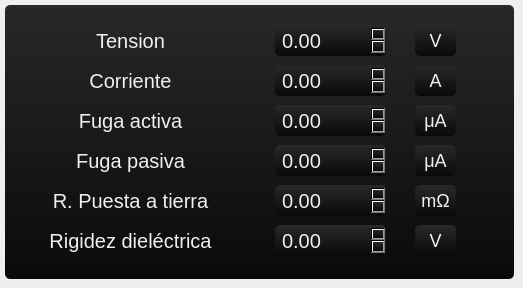
    <widget class="QWidget" name="tab_2">
     <attribute name="title">
      <string> Correcciones </string>
     </attribute>
     <widget class="QFrame" name="frameUnaVez_2">
      <property name="enabled">
       <bool>true</bool>
      </property>
      <property name="geometry">
       <rect>
        <x>5</x>
        <y>5</y>
        <width>509</width>
        <height>274</height>
       </rect>
      </property>
      <property name="styleSheet">
       <string notr="true">/*
Dark Console Style Sheet for QT Applications
Author: Jaime A. Quiroga P.
Company: GTRONICK
Last updated: 24/05/2018, 17:12.
Available at: https://github.com/GTRONICK/QSS/blob/master/ConsoleStyle.qss
*/
QWidget {
background-color: qlineargradient(spread:repeat, x1:1, y1:0, x2:1, y2:1, stop:0 rgba(40, 40, 40, 255),stop:1 rgba(10, 10, 10, 255));
	color: rgb(240, 240, 240);
	border-color: rgb(160, 160, 160);
	font: 20px;
	border-radius:5px;
	border-width:2px;
}

QPlainTextEdit {
	background-color:rgb(0, 0, 0);
	color: rgb(200, 200, 200);
	selection-background-color: rgb(255, 153, 0);
	selection-color: rgb(0, 0, 0);
}

QTabWidget::pane {
    	border-top: 1px solid #000000;
}

QTabBar::tab {
 	background-color:rgb(0, 0, 0);
 	border-style: outset;
	border-width: 1px;
	border-right-color: qlineargradient(spread:pad, x1:0.4, y1:0.5, x2:0.6, y2:0.5, stop:0 rgba(115, 115, 115, 255), stop:1 rgba(62, 62, 62, 255));
	border-left-color: qlineargradient(spread:pad, x1:0.6, y1:0.5, x2:0.4, y2:0.5, stop:0 rgba(115, 115, 115, 255), stop:1 rgba(62, 62, 62, 255));
  border-bottom-color: rgb(58, 58, 58);
	border-bottom-width: 1px;
	border-top-width: 0px;
	border-style: solid;
	color: rgb(255, 153, 0);
	padding: 4px;
}

QTabBar::tab:selected, QTabBar::tab:hover {
   color: rgb(255, 255, 255);
   background-color:rgb(0, 0, 0);
   border-color:rgb(42, 42, 42);
   margin-left: 0px;
   margin-right: 0px;
   border-bottom-right-radius:4px;
   border-bottom-left-radius:4px;
}

QTabBar::tab:last:selected {
  background-color:rgb(0, 0, 0);
	border-color:rgb(42, 42, 42);
	margin-left: 0px;
  	margin-right: 0px;
	border-bottom-right-radius:4px;
	border-bottom-left-radius:4px;
}

QTabBar::tab:!selected {
   margin-bottom: 4px;
   border-bottom-right-radius:4px;
   border-bottom-left-radius:4px;
}

QPushButton{
	border-style: outset;
	border-width: 2px;
	border-top-color: qlineargradient(spread:pad, x1:0.5, y1:0.6, x2:0.5, y2:0.4, stop:0 rgba(115, 115, 115, 255), stop:1 rgba(62, 62, 62, 255));
	border-right-color: qlineargradient(spread:pad, x1:0.4, y1:0.5, x2:0.6, y2:0.5, stop:0 rgba(115, 115, 115, 255), stop:1 rgba(62, 62, 62, 255));
	border-left-color: qlineargradient(spread:pad, x1:0.6, y1:0.5, x2:0.4, y2:0.5, stop:0 rgba(115, 115, 115, 255), stop:1 rgba(62, 62, 62, 255));
	border-bottom-color: rgb(58, 58, 58);
	border-bottom-width: 1px;
	border-style: solid;
	color: rgb(255, 255, 255);
	padding: 6px;
	background-color: qlineargradient(spread:pad, x1:0.5, y1:1, x2:0.5, y2:0, stop:0 rgba(77, 77, 77, 255), stop:1 rgba(97, 97, 97, 255));
}

QPushButton:hover{
	border-style: outset;
	border-width: 2px;
	border-top-color: qlineargradient(spread:pad, x1:0.5, y1:0.6, x2:0.5, y2:0.4, stop:0 rgba(180, 180, 180, 255), stop:1 rgba(110, 110, 110, 255));
	border-right-color: qlineargradient(spread:pad, x1:0.4, y1:0.5, x2:0.6, y2:0.5, stop:0 rgba(180, 180, 180, 255), stop:1 rgba(110, 110, 110, 255));
	border-left-color: qlineargradient(spread:pad, x1:0.6, y1:0.5, x2:0.4, y2:0.5, stop:0 rgba(180, 180, 180, 255), stop:1 rgba(110, 110, 110, 255));
	border-bottom-color: rgb(115, 115, 115);
	border-bottom-width: 1px;
	border-style: solid;
	color: rgb(255, 255, 255);
	padding: 6px;
	background-color: qlineargradient(spread:pad, x1:0.5, y1:1, x2:0.5, y2:0, stop:0 rgba(107, 107, 107, 255), stop:1 rgba(157, 157, 157, 255));
}

QPushButton:pressed{
	border-style: outset;
	border-width: 2px;
	border-top-color: qlineargradient(spread:pad, x1:0.5, y1:0.6, x2:0.5, y2:0.4, stop:0 rgba(62, 62, 62, 255), stop:1 rgba(22, 22, 22, 255));
	border-right-color: qlineargradient(spread:pad, x1:0.4, y1:0.5, x2:0.6, y2:0.5, stop:0 rgba(115, 115, 115, 255), stop:1 rgba(62, 62, 62, 255));
	border-left-color: qlineargradient(spread:pad, x1:0.6, y1:0.5, x2:0.4, y2:0.5, stop:0 rgba(115, 115, 115, 255), stop:1 rgba(62, 62, 62, 255));
	border-bottom-color: rgb(58, 58, 58);
	border-bottom-width: 1px;
	border-style: solid;
	color: rgb(255, 255, 255);
	padding: 6px;
	background-color: qlineargradient(spread:pad, x1:0.5, y1:1, x2:0.5, y2:0, stop:0 rgba(77, 77, 77, 255), stop:1 rgba(97, 97, 97, 255));
}

QPushButton:disabled{
	border-style: outset;
	border-width: 2px;
	border-top-color: qlineargradient(spread:pad, x1:0.5, y1:0.6, x2:0.5, y2:0.4, stop:0 rgba(115, 115, 115, 255), stop:1 rgba(62, 62, 62, 255));
	border-right-color: qlineargradient(spread:pad, x1:0.4, y1:0.5, x2:0.6, y2:0.5, stop:0 rgba(115, 115, 115, 255), stop:1 rgba(62, 62, 62, 255));
	border-left-color: qlineargradient(spread:pad, x1:0.6, y1:0.5, x2:0.4, y2:0.5, stop:0 rgba(115, 115, 115, 255), stop:1 rgba(62, 62, 62, 255));
	border-bottom-color: rgb(58, 58, 58);
	border-bottom-width: 1px;
	border-style: solid;
	color: rgb(0, 0, 0);
	padding: 6px;
	background-color: qlineargradient(spread:pad, x1:0.5, y1:1, x2:0.5, y2:0, stop:0 rgba(57, 57, 57, 255), stop:1 rgba(77, 77, 77, 255));
}

QLineEdit {
	border-width: 1px; border-radius: 4px;
	border-color: rgb(58, 58, 58);
	border-style: inset;
	padding: 0 8px;
	color: rgb(255, 255, 255);
	background:rgb(101, 101, 101);
	selection-background-color: rgb(187, 187, 187);
	selection-color: rgb(60, 63, 65);
}

QProgressBar {
	text-align: center;
	color: rgb(255, 255, 255);
	border-width: 1px; 
	border-radius: 10px;
	border-color: rgb(58, 58, 58);
	border-style: inset;
}

QProgressBar::chunk {
	background-color: qlineargradient(spread:pad, x1:0.5, y1:0.7, x2:0.5, y2:0.3, stop:0 rgba(0, 200, 0, 255), stop:1 rgba(30, 230, 30, 255));
	border-radius: 10px;
}

QMenuBar {
	background:rgb(0, 0, 0);
	color: rgb(255, 153, 0);
}

QMenuBar::item {
  	spacing: 3px; 
	padding: 1px 4px;
  	background: transparent;
}

QMenuBar::item:selected { 
  	background:rgb(115, 115, 115);
}

QMenu {
	border-width: 2px; 
	border-radius: 10px;
	border-color: rgb(255, 153, 0);
	border-style: outset;
}

QMenu::item {
	spacing: 3px; 
	padding: 3px 15px;
}

QMenu::item:selected {
	spacing: 3px; 
	padding: 3px 15px;
	background:rgb(115, 115, 115);
	color:rgb(255, 255, 255);
	border-width: 1px; 
	border-radius: 10px;
	border-color: rgb(58, 58, 58);
	border-style: inset;
}</string>
      </property>
      <property name="frameShape">
       <enum>QFrame::StyledPanel</enum>
      </property>
      <property name="frameShadow">
       <enum>QFrame::Raised</enum>
      </property>
      <widget class="QLabel" name="label">
       <property name="geometry">
        <rect>
         <x>30</x>
         <y>20</y>
         <width>191</width>
         <height>31</height>
        </rect>
       </property>
       <property name="styleSheet">
        <string notr="true">border-width: 0px;
background-color:rgba(0,0,0,0);</string>
       </property>
       <property name="text">
        <string>Tension</string>
       </property>
       <property name="alignment">
        <set>Qt::AlignCenter</set>
       </property>
      </widget>
      <widget class="QLabel" name="label_3">
       <property name="geometry">
        <rect>
         <x>30</x>
         <y>60</y>
         <width>191</width>
         <height>31</height>
        </rect>
       </property>
       <property name="styleSheet">
        <string notr="true">border-width: 0px;
background-color:rgba(0,0,0,0);</string>
       </property>
       <property name="text">
        <string>Corriente</string>
       </property>
       <property name="alignment">
        <set>Qt::AlignCenter</set>
       </property>
      </widget>
      <widget class="QLabel" name="label_4">
       <property name="geometry">
        <rect>
         <x>410</x>
         <y>20</y>
         <width>41</width>
         <height>31</height>
        </rect>
       </property>
       <property name="styleSheet">
        <string notr="true">border-width:1px;
font:18px;</string>
       </property>
       <property name="text">
        <string>V</string>
       </property>
       <property name="alignment">
        <set>Qt::AlignCenter</set>
       </property>
      </widget>
      <widget class="QLabel" name="label_5">
       <property name="geometry">
        <rect>
         <x>410</x>
         <y>60</y>
         <width>41</width>
         <height>31</height>
        </rect>
       </property>
       <property name="styleSheet">
        <string notr="true">border-width:1px;
font:18px;</string>
       </property>
       <property name="text">
        <string>A</string>
       </property>
       <property name="alignment">
        <set>Qt::AlignCenter</set>
       </property>
      </widget>
      <widget class="QLabel" name="label_9">
       <property name="geometry">
        <rect>
         <x>410</x>
         <y>220</y>
         <width>41</width>
         <height>31</height>
        </rect>
       </property>
       <property name="styleSheet">
        <string notr="true">border-width:1px;
font:18px;</string>
       </property>
       <property name="text">
        <string>V</string>
       </property>
       <property name="alignment">
        <set>Qt::AlignCenter</set>
       </property>
      </widget>
      <widget class="QLabel" name="label_10">
       <property name="geometry">
        <rect>
         <x>30</x>
         <y>220</y>
         <width>191</width>
         <height>31</height>
        </rect>
       </property>
       <property name="styleSheet">
        <string notr="true">border-width: 0px;
background-color:rgba(0,0,0,0);</string>
       </property>
       <property name="text">
        <string>Rigidez dieléctrica</string>
       </property>
       <property name="alignment">
        <set>Qt::AlignCenter</set>
       </property>
      </widget>
      <widget class="QLabel" name="label_11">
       <property name="geometry">
        <rect>
         <x>30</x>
         <y>100</y>
         <width>191</width>
         <height>31</height>
        </rect>
       </property>
       <property name="styleSheet">
        <string notr="true">border-width: 0px;
background-color:rgba(0,0,0,0);</string>
       </property>
       <property name="text">
        <string>Fuga activa</string>
       </property>
       <property name="alignment">
        <set>Qt::AlignCenter</set>
       </property>
      </widget>
      <widget class="QLabel" name="label_12">
       <property name="geometry">
        <rect>
         <x>410</x>
         <y>100</y>
         <width>41</width>
         <height>31</height>
        </rect>
       </property>
       <property name="styleSheet">
        <string notr="true">border-width:1px;
font:18px;</string>
       </property>
       <property name="text">
        <string>μA</string>
       </property>
       <property name="alignment">
        <set>Qt::AlignCenter</set>
       </property>
      </widget>
      <widget class="QLabel" name="label_14">
       <property name="geometry">
        <rect>
         <x>410</x>
         <y>140</y>
         <width>41</width>
         <height>31</height>
        </rect>
       </property>
       <property name="styleSheet">
        <string notr="true">border-width:1px;
font:18px;</string>
       </property>
       <property name="text">
        <string>μA</string>
       </property>
       <property name="alignment">
        <set>Qt::AlignCenter</set>
       </property>
      </widget>
      <widget class="QLabel" name="label_13">
       <property name="geometry">
        <rect>
         <x>30</x>
         <y>140</y>
         <width>191</width>
         <height>31</height>
        </rect>
       </property>
       <property name="styleSheet">
        <string notr="true">border-width: 0px;
background-color:rgba(0,0,0,0);</string>
       </property>
       <property name="text">
        <string>Fuga pasiva</string>
       </property>
       <property name="alignment">
        <set>Qt::AlignCenter</set>
       </property>
      </widget>
      <widget class="QLabel" name="label_19">
       <property name="geometry">
        <rect>
         <x>410</x>
         <y>180</y>
         <width>41</width>
         <height>31</height>
        </rect>
       </property>
       <property name="styleSheet">
        <string notr="true">border-width:1px;
font:18px;</string>
       </property>
       <property name="text">
        <string>mΩ</string>
       </property>
       <property name="alignment">
        <set>Qt::AlignCenter</set>
       </property>
      </widget>
      <widget class="QLabel" name="label_20">
       <property name="geometry">
        <rect>
         <x>30</x>
         <y>180</y>
         <width>191</width>
         <height>31</height>
        </rect>
       </property>
       <property name="styleSheet">
        <string notr="true">border-width: 0px;
background-color:rgba(0,0,0,0);</string>
       </property>
       <property name="text">
        <string>R. Puesta a tierra</string>
       </property>
       <property name="alignment">
        <set>Qt::AlignCenter</set>
       </property>
      </widget>
      <widget class="QDoubleSpinBox" name="input_correccion_tension">
       <property name="geometry">
        <rect>
         <x>270</x>
         <y>20</y>
         <width>111</width>
         <height>31</height>
        </rect>
       </property>
       <property name="styleSheet">
        <string notr="true">padding-left:5px;
border-width:1px;</string>
       </property>
       <property name="minimum">
        <double>-99999.000000000000000</double>
       </property>
       <property name="maximum">
        <double>99999.000000000000000</double>
       </property>
       <property name="singleStep">
        <double>1.000000000000000</double>
       </property>
       <property name="value">
        <double>0.000000000000000</double>
       </property>
      </widget>
      <widget class="QDoubleSpinBox" name="input_correccion_corriente">
       <property name="geometry">
        <rect>
         <x>270</x>
         <y>60</y>
         <width>111</width>
         <height>31</height>
        </rect>
       </property>
       <property name="styleSheet">
        <string notr="true">padding-left:5px;
border-width:1px;</string>
       </property>
       <property name="minimum">
        <double>-99999.000000000000000</double>
       </property>
       <property name="maximum">
        <double>99999.000000000000000</double>
       </property>
       <property name="singleStep">
        <double>1.000000000000000</double>
       </property>
       <property name="value">
        <double>0.000000000000000</double>
       </property>
      </widget>
      <widget class="QDoubleSpinBox" name="input_correccion_fuga_activa">
       <property name="geometry">
        <rect>
         <x>270</x>
         <y>100</y>
         <width>111</width>
         <height>31</height>
        </rect>
       </property>
       <property name="styleSheet">
        <string notr="true">padding-left:5px;
border-width:1px;</string>
       </property>
       <property name="minimum">
        <double>-99999.000000000000000</double>
       </property>
       <property name="maximum">
        <double>99999.000000000000000</double>
       </property>
       <property name="singleStep">
        <double>1.000000000000000</double>
       </property>
       <property name="value">
        <double>0.000000000000000</double>
       </property>
      </widget>
      <widget class="QDoubleSpinBox" name="input_correccion_fuga_pasiva">
       <property name="geometry">
        <rect>
         <x>270</x>
         <y>140</y>
         <width>111</width>
         <height>31</height>
        </rect>
       </property>
       <property name="styleSheet">
        <string notr="true">padding-left:5px;
border-width:1px;</string>
       </property>
       <property name="minimum">
        <double>-99999.000000000000000</double>
       </property>
       <property name="maximum">
        <double>99999.000000000000000</double>
       </property>
       <property name="singleStep">
        <double>1.000000000000000</double>
       </property>
       <property name="value">
        <double>0.000000000000000</double>
       </property>
      </widget>
      <widget class="QDoubleSpinBox" name="input_correccion_puesta_a_tierra">
       <property name="geometry">
        <rect>
         <x>270</x>
         <y>180</y>
         <width>111</width>
         <height>31</height>
        </rect>
       </property>
       <property name="styleSheet">
        <string notr="true">padding-left:5px;
border-width:1px;</string>
       </property>
       <property name="minimum">
        <double>-99999.000000000000000</double>
       </property>
       <property name="maximum">
        <double>99999.000000000000000</double>
       </property>
       <property name="singleStep">
        <double>1.000000000000000</double>
       </property>
       <property name="value">
        <double>0.000000000000000</double>
       </property>
      </widget>
      <widget class="QDoubleSpinBox" name="input_correccion_rigidez_dielectrica">
       <property name="geometry">
        <rect>
         <x>270</x>
         <y>220</y>
         <width>111</width>
         <height>31</height>
        </rect>
       </property>
       <property name="styleSheet">
        <string notr="true">padding-left:5px;
border-width:1px;</string>
       </property>
       <property name="minimum">
        <double>-99999.000000000000000</double>
       </property>
       <property name="maximum">
        <double>99999.000000000000000</double>
       </property>
       <property name="singleStep">
        <double>1.000000000000000</double>
       </property>
       <property name="value">
        <double>0.000000000000000</double>
       </property>
      </widget>
     </widget>
    </widget>
